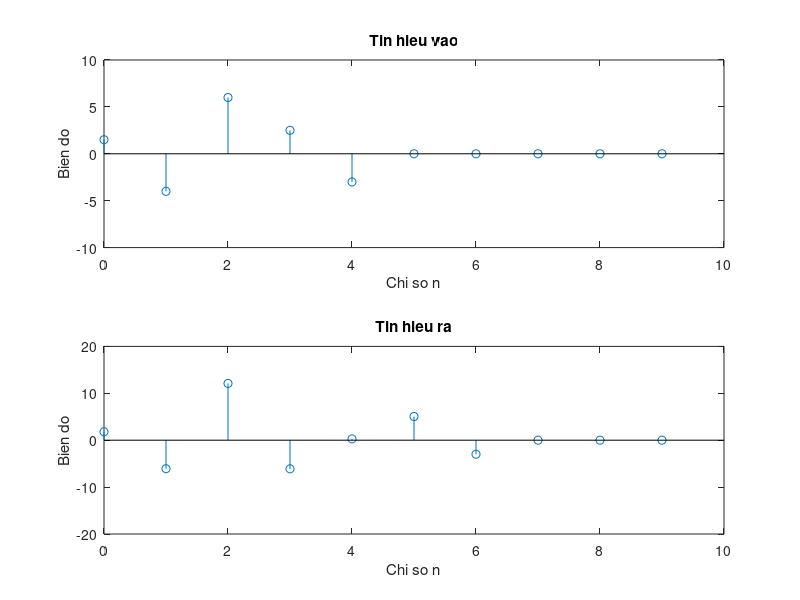

Reproduce this figure in MATLAB.
n = 0:9;
x = [1.5 -4 6 2.5 -3 0 0 0 0 0];
%y = [0 0];
a = 1;
b = [1.2 -0.85 1];
%Tinh y[n]
y = filter(b,a,x);
%for i = 3:12
   % y(i) = 1.2*x(i)-0.85*x(i-1)+ x(i-2);
%end
%y=y(3:12);
%x=x(3:12);
%Ve x[n] va y[n]
clf;
subplot(2,1,1)
stem(n,x)
axis([0 10 -10 10])
xlabel('Chi so n')
ylabel('Bien do')
title('Tin hieu vao')
subplot(2,1,2)
stem(n,y)
axis([0 10 -20 20])
xlabel('Chi so n')
ylabel('Bien do')
title('Tin hieu ra')
